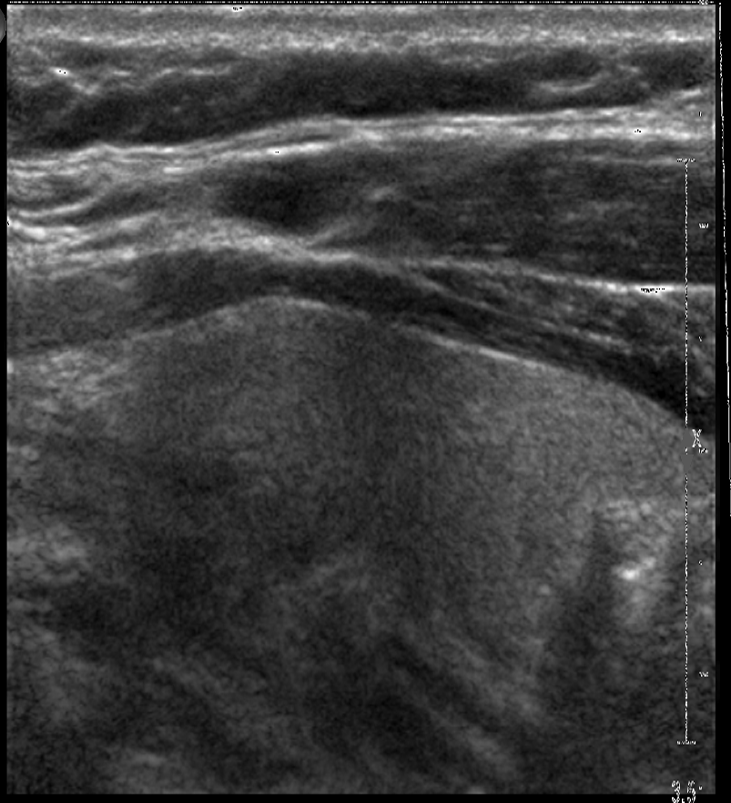
#> input picture Private dataset pre-processing/Processed/1 Left Sag Normal.tif, 731 x 803 px; its folder holds only this picture in this run
$ jupyter execute Augment_all.ipynb   (shell and % lines are left out)
#> lines starting #> are read from the running program, lines starting #| are printed output that depends on the picture
[cell 1]
import warnings
warnings.filterwarnings('always')
warnings.filterwarnings('ignore')

import os
import cv2
import numpy as np
from skimage import io

import matplotlib.pyplot as plt

# Define path for processed dataset
path = os.path.join(".", "Processed")

# Define path for augmented data
aug_path = os.path.join(".", "Augmented")

# Loop over all images
for image_file in sorted(os.listdir(path)):

    # Ignore files that aren't .jpg images
    if image_file[-4:] != '.tif':
            continue

    # Store image path
    image_path = os.path.join(path, image_file)

    # Read image file
    img = cv2.imread(image_path)
#> img is the input picture: shape (803, 731, 3); min 0, max 255, mean 63.2

    # Convert image to grayscale
    gray = cv2.cvtColor(img,cv2.COLOR_BGR2GRAY)

    # Flip the image horizontally
    h_flip_img = np.flip(gray, axis=1)
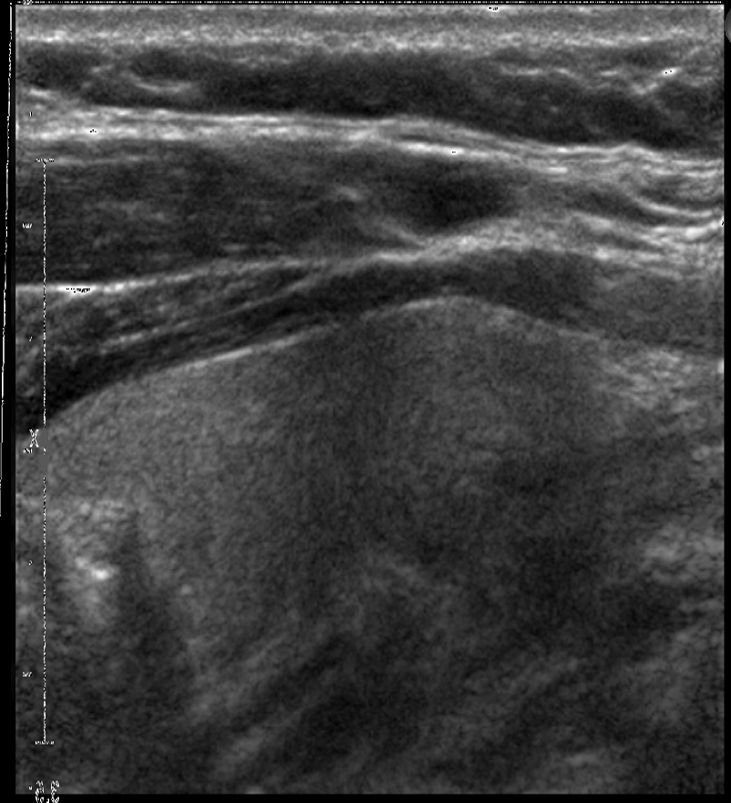
#> h_flip_img: shape (803, 731); min 0, max 255, mean 63.2

    # Store h_flip image path
    h_flip_img_path = os.path.join(aug_path, image_file[0:len(image_file)-4]+'_h_flip.tif')

    # Store the h_flip image
    cv2.imwrite(h_flip_img_path, h_flip_img)

    # Store original image
    cv2.imwrite(os.path.join(aug_path, image_file), img)


$ run again, on Private dataset pre-processing/Processed/114 Left Sag and Trans Mass Marked copy.tif
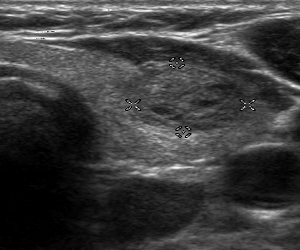
#> input picture Private dataset pre-processing/Processed/114 Left Sag and Trans Mass Marked copy.tif, 300 x 250 px
#> img is the input picture: shape (250, 300, 3); min 0, max 255, mean 59.2
#> `h_flip_img = np.flip(gray, axis=1)`:
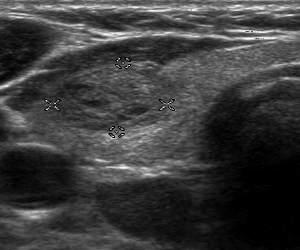
#> h_flip_img: shape (250, 300); min 0, max 255, mean 59.2

$ run again, on Private dataset pre-processing/Processed/116 Left Sag Mass Marked.tif
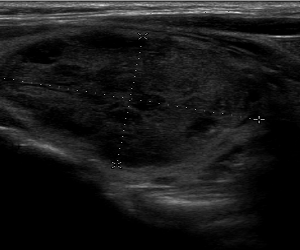
#> input picture Private dataset pre-processing/Processed/116 Left Sag Mass Marked.tif, 300 x 250 px
#> img is the input picture: shape (250, 300, 3); min 0, max 230, mean 23.7
#> `h_flip_img = np.flip(gray, axis=1)`:
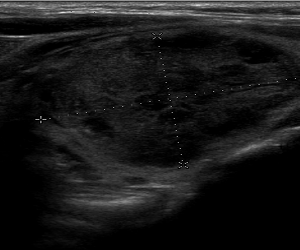
#> h_flip_img: shape (250, 300); min 0, max 230, mean 23.7

$ run again, on Private dataset pre-processing/Processed/116 Left Trans Mass Marked.tif
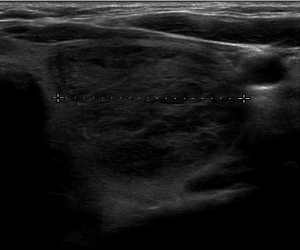
#> input picture Private dataset pre-processing/Processed/116 Left Trans Mass Marked.tif, 300 x 250 px
#> img is the input picture: shape (250, 300, 3); min 0, max 240, mean 24.2
#> `h_flip_img = np.flip(gray, axis=1)`:
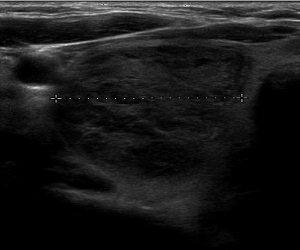
#> h_flip_img: shape (250, 300); min 0, max 240, mean 24.2

$ run again, on Private dataset pre-processing/Processed/109 Right Sag Mass Marked.tif
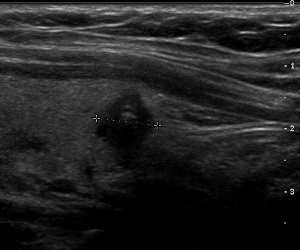
#> input picture Private dataset pre-processing/Processed/109 Right Sag Mass Marked.tif, 300 x 250 px
#> img is the input picture: shape (250, 300, 3); min 0, max 225, mean 34.1
#> `h_flip_img = np.flip(gray, axis=1)`:
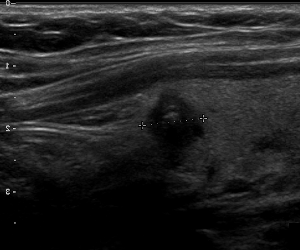
#> h_flip_img: shape (250, 300); min 0, max 225, mean 34.1
